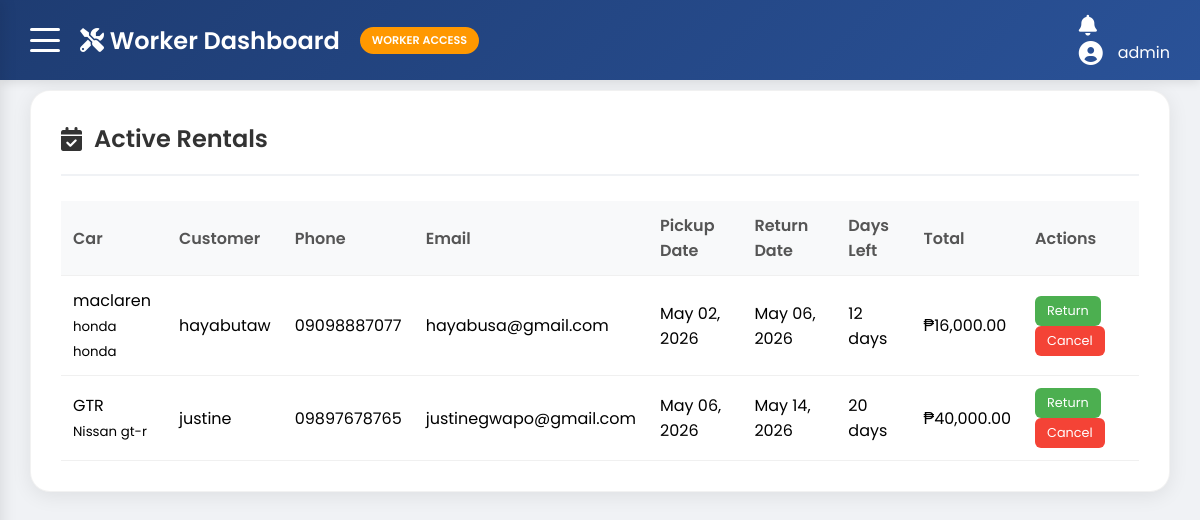
Screenshot of /worker/manage_rentals.php (signed in) with the database file from the repository.
### tables this page shows
CREATE TABLE `users` (
  `id` int(11) NOT NULL,
  `username` varchar(50) NOT NULL,
  `password` varchar(255) NOT NULL,
  `full_name` varchar(100) NOT NULL,
  `email` varchar(100) DEFAULT NULL,
  `phone` varchar(20) DEFAULT NULL,
  `role` enum('admin','worker','customer') DEFAULT 'customer',
  `created_at` timestamp NOT NULL DEFAULT current_timestamp()
);

CREATE TABLE `rentals` (
  `id` int(11) NOT NULL,
  `car_id` int(11) DEFAULT NULL,
  `customer_name` varchar(100) NOT NULL,
  `customer_phone` varchar(20) DEFAULT NULL,
  `customer_email` varchar(100) DEFAULT NULL,
  `rental_date` date NOT NULL,
  `return_date` date NOT NULL,
  `total_days` int(11) DEFAULT NULL,
  `total_cost` decimal(10,2) DEFAULT NULL,
  `status` enum('active','completed','cancelled') DEFAULT 'active',
  `approval_status` enum('pending','approved','rejected') DEFAULT 'pending',
  `approved_by` int(11) DEFAULT NULL,
  `approved_at` datetime DEFAULT NULL,
  `created_at` timestamp NOT NULL DEFAULT current_timestamp(),
  `user_id` int(11) DEFAULT NULL,
  `payment_status` enum('pending','partial','paid','refunded','overdue') DEFAULT 'pending',
  `payment_method` varchar(50) DEFAULT NULL,
  `payment_due_date` date DEFAULT NULL,
  `payment_instructions` text DEFAULT NULL,
  `booking_date` timestamp NOT NULL DEFAULT current_timestamp()
);

CREATE TABLE `car` (
  `id` int(11) NOT NULL,
  `image` varchar(255) DEFAULT NULL,
  `car_name` varchar(100) NOT NULL,
  `brand` varchar(50) DEFAULT NULL,
  `model` varchar(50) DEFAULT NULL,
  `plate_num` varchar(100) NOT NULL,
  `year` int(11) DEFAULT NULL,
  `price_per_day` decimal(10,2) NOT NULL,
  `category` varchar(100) NOT NULL,
  `description` text DEFAULT NULL,
  `transmission` varchar(20) DEFAULT NULL,
  `fuel_type` varchar(20) DEFAULT NULL,
  `seating_capacity` int(11) DEFAULT NULL,
  `color` varchar(30) DEFAULT NULL,
  `insurance_info` varchar(100) DEFAULT NULL,
  `location` varchar(100) DEFAULT NULL,
  `status` enum('available','rented','maintenance') DEFAULT 'available',
  `created_at` timestamp NOT NULL DEFAULT current_timestamp()
);

### worker/manage_rentals.php (the view, shortened to what this page needs)
<?php
require_once 'header.php';
$stmt = $pdo->prepare("SELECT r.*, c.car_name, c.brand, c.model, c.image
                       FROM rentals r
                       JOIN car c ON r.car_id = c.id
                       WHERE r.status = 'active'
                       ORDER BY r.rental_date ASC");
$stmt->execute();
$active_rentals = $stmt->fetchAll();
?>
<div class="section">
    <div class="section-header">
        <h2><i class="fas fa-calendar-check"></i> Active Rentals</h2>
    </div>
    <?php if (empty($active_rentals)): ?>
        <div class="empty-state">
            <i class="fas fa-calendar-times"></i>
            <p>No active rentals at the moment.</p>
        </div>
    <?php else: ?>
        <div class="rentals-table">
            <table>
                <thead>
                    <tr>
                        <th>Car</th>
                        <th>Customer</th>
                        <th>Phone</th>
                        <th>Email</th>
                        <th>Pickup Date</th>
                        <th>Return Date</th>
                        <th>Days Left</th>
                        <th>Total</th>
                        <th>Actions</th>
                    </tr>
                </thead>
                <tbody>
                    <?php foreach ($active_rentals as $rental):
                        $days_left = max(0, ceil((strtotime($rental['return_date']) - time()) / 86400));
                    ?>
                        <tr>
                            <td data-label="Car"><?= htmlspecialchars($rental['car_name']) ?><br><small><?= $rental['brand'] . ' ' . $rental['model'] ?></small></td>
                            <td data-label="Customer"><?= htmlspecialchars($rental['customer_name']) ?></td>
                            <td data-label="Phone"><?= htmlspecialchars($rental['customer_phone']) ?></td>
                            <td data-label="Email"><?= htmlspecialchars($rental['customer_email']) ?></td>
                            <td data-label="Pickup"><?= date('M d, Y', strtotime($rental['rental_date'])) ?></td>
                            <td data-label="Return"><?= date('M d, Y', strtotime($rental['return_date'])) ?></td>
                            <td data-label="Days Left"><?= $days_left ?> days</td>
                            <td data-label="Total">₱<?= number_format($rental['total_cost'], 2) ?></td>
                            <td data-label="Actions">
                                <a href="?return_rental=<?= $rental['id'] ?>" class="btn-return" onclick="return confirm('Mark this rental as completed?')">Return</a>
                                <a href="?cancel_rental=<?= $rental['id'] ?>" class="btn-cancel" onclick="return confirm('Cancel this rental?')">Cancel</a>
                            </td>
                        </tr>
                    <?php endforeach; ?>
                </tbody>
            </table>
        </div>
    <?php endif; ?>
</div>
<?php require_once 'footer.php'; ?>

### worker/header.php (shortened to what this page needs)
<?php
require_once '../config/database.php';
$user_id = $_SESSION['user_id'];
$stmt = $pdo->prepare("SELECT * FROM users WHERE id = ?");
$stmt->execute([$user_id]);
$worker = $stmt->fetch();
?>
<!DOCTYPE html>
<html lang="en">
<head>
    <link rel="stylesheet" href="https://cdnjs.cloudflare.com/ajax/libs/font-awesome/6.0.0/css/all.min.css">
</head>
<body>
<header>
    <div class="custom-header">
        <div class="header-left">
            <div class="hamburger-btn" onclick="toggleMenu()">
                <span></span>
                <span></span>
                <span></span>
            </div>
            <h2><i class="fas fa-tools"></i> Worker Dashboard</h2>
            <div class="worker-badge">WORKER ACCESS</div>
        </div>
        <div class="header-right">
            <div class="notification-badge" id="notificationBell">
                <i class="fas fa-bell"></i>
            </div>
            <div class="user-section">
                <i class="fas fa-user-circle" style="font-size: 1.5rem;"></i>
                <span><?= htmlspecialchars($worker['username'] ?? 'Worker') ?></span>
            </div>
        </div>
    </div>
</header>
<div class="main-content">

### worker/header.php (style rules this page uses)
* { margin: 0; padding: 0; box-sizing: border-box; }
body { font-family: 'Poppins', sans-serif; background: #f0f2f5; overflow-x: hidden; }
.custom-header { background: linear-gradient(135deg, #1e3c72 0%, #2a5298 100%); color: white; padding: 15px 30px; display: flex; justify-content: space-between; align-items: center; position: fixed; top: 0; left: 0; right: 0; z-index: 1000; box-shadow: 0 2px 10px rgba(0,0,0,0.1); }
.header-left { display: flex; align-items: center; gap: 20px; }
.hamburger-btn { cursor: pointer; width: 30px; height: 24px; display: flex; flex-direction: column; justify-content: space-between; z-index: 1001; }
.hamburger-btn span { width: 100%; height: 3px; background: white; border-radius: 3px; transition: all 0.3s ease; }
.header-left h2 { font-size: 1.5rem; font-weight: 600; }
.worker-badge { background: #ff9800; padding: 5px 12px; border-radius: 20px; font-size: 0.7rem; font-weight: 600; }
.user-section { display: flex; align-items: center; gap: 15px; position: relative; }
.notification-badge { position: relative; cursor: pointer; margin-right: 10px; }
.notification-badge i { font-size: 1.3rem; }
.main-content { margin-top: 70px; padding: 20px 30px; }
.section { background: white; border-radius: 20px; padding: 30px; margin-bottom: 35px; box-shadow: 0 4px 20px rgba(0,0,0,0.08); border: 1px solid rgba(0,0,0,0.05); }
.section-header { display: flex; justify-content: space-between; align-items: center; margin-bottom: 25px; padding-bottom: 18px; border-bottom: 2px solid #f0f2f5; }
.section-header h2 { font-size: 1.5rem; color: #333; display: flex; align-items: center; gap: 12px; font-weight: 600; }
.btn-return, .btn-approve { background: #4caf50; color: white; padding: 6px 12px; border: none; border-radius: 6px; cursor: pointer; font-size: 0.8rem; text-decoration: none; display: inline-block; }
.btn-cancel, .btn-reject { background: #f44336; color: white; padding: 6px 12px; border: none; border-radius: 6px; cursor: pointer; font-size: 0.8rem; text-decoration: none; display: inline-block; }
.rentals-table { width: 100%; overflow-x: auto; }
table { width: 100%; border-collapse: collapse; }
th, td { padding: 12px; text-align: left; border-bottom: 1px solid #f0f0f0; }
th { background: #f8f9fa; font-weight: 600; color: #555; }

### rows the page displays
users: username "admin"
rentals: car.car_name "maclaren", car.brand "honda", car.model "honda", customer_name "hayabutaw", customer_phone "09098887077", customer_email "hayabusa@gmail.com", rental_date "May 02, 2026", return_date "May 06, 2026", return_date "12", total_cost "16,000.00"
rentals: car.car_name "GTR", car.brand "Nissan", car.model "gt-r", customer_name "justine", customer_phone "09897678765", customer_email "justinegwapo@gmail.com", rental_date "May 06, 2026", return_date "May 14, 2026", return_date "20", total_cost "40,000.00"
